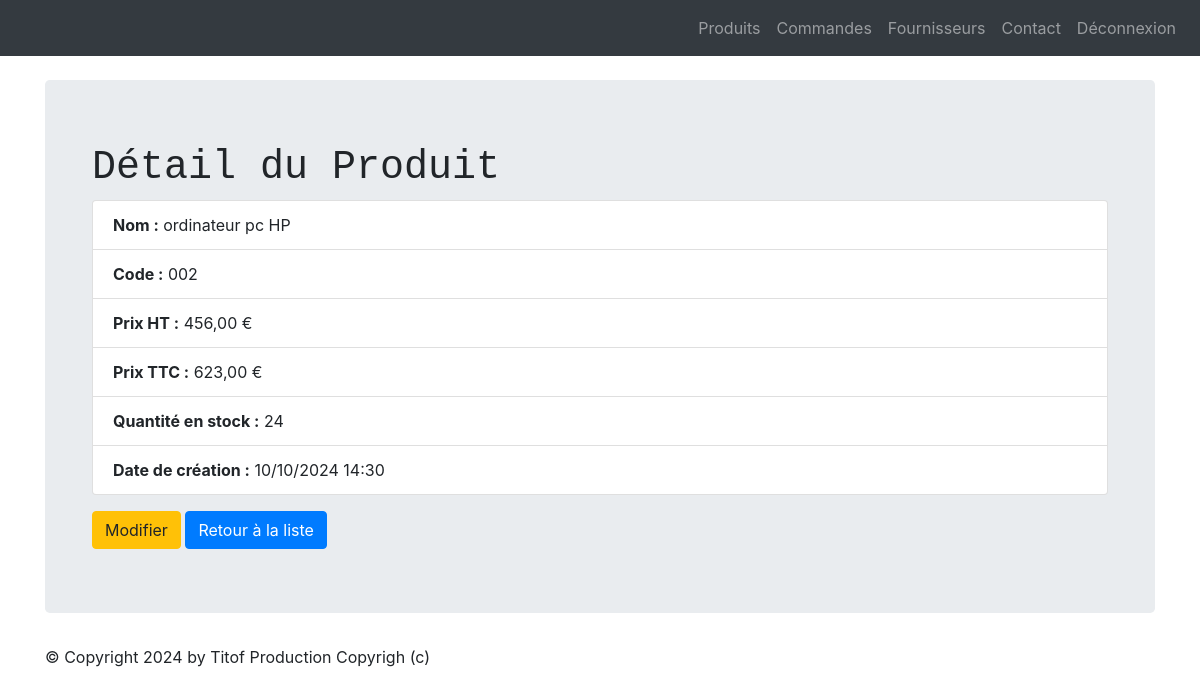
/product/4 (signed in), run on the app's committed database.
### LesProduits/models.py (models this page shows, shortened)
class Product(models.Model):
    class Meta:
        verbose_name = "Produit"
    name          = models.CharField(max_length=100)
    code          = models.CharField(max_length=10, null=True, blank=True, unique=True)
    price_ht      = models.DecimalField(max_digits=8, decimal_places=2,  null=True, blank=True, verbose_name="Prix unitaire HT")
    price_ttc     = models.DecimalField(max_digits=8, decimal_places=2,  null=True, blank=True, verbose_name="Prix unitaire TTC")
    status        = models.SmallIntegerField(choices=PRODUCT_STATUS, default=0)
    date_creation =  models.DateTimeField(blank=True, verbose_name="Date création")
    stock         = models.PositiveIntegerField(default=0, verbose_name="Quantité en stock")

### LesProduits/views.py (the view)
# urls.py: path("product/<pk>" ,views.ProductDetailView.as_view(), name="product-detail"),
class ProductDetailView(LoginRequiredMixin, DetailView):
    model = Product
    template_name = "detail_product.html"
    context_object_name = "product"
    login_url = '/login/'
    def get_context_data(self, **kwargs):
        context = super(ProductDetailView, self).get_context_data(**kwargs)
        context['titremenu'] = "Détail produit"
        return context

### LesProduits/templates/detail_product.html (shortened to what this page needs)
{% extends 'base.html' %}
{% block contenu %}
<div class="container">
    <h1>Détail du Produit</h1>
    <ul class="list-group">
        <li class="list-group-item"><strong>Nom :</strong> {{ product.name }}</li>
        <li class="list-group-item"><strong>Code :</strong> {{ product.code }}</li>
        <li class="list-group-item"><strong>Prix HT :</strong> {{ product.price_ht }} €</li>
        <li class="list-group-item"><strong>Prix TTC :</strong> {{ product.price_ttc }} €</li>
        <li class="list-group-item"><strong>Quantité en stock :</strong> {{ product.stock }}</li>
        <li class="list-group-item"><strong>Date de création :</strong> {{ product.date_creation|date:"d/m/Y H:i" }}</li>
    </ul>
    <div class="mt-3">
        <a href="{% url 'product-update' product.id %}" class="btn btn-warning">Modifier</a>
        <a href="{% url 'product-list' %}" class="btn btn-primary">Retour à la liste</a>
    </div>
</div>
{% endblock %}

### LesProduits/static/css/styles.css (style rules this page uses)
h1 { font-family: 'Courier New', Courier, monospace; }
a { color:white; }

### data on the page
Product: name "ordinateur pc HP", code "002", price_ht "456,00", price_ttc "623,00", stock "24", date_creation "10/10/2024 14:30"
